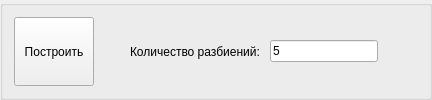
             <widget class="QGroupBox" name="groupBox_6">
              <property name="sizePolicy">
               <sizepolicy hsizetype="Preferred" vsizetype="Fixed">
                <horstretch>0</horstretch>
                <verstretch>0</verstretch>
               </sizepolicy>
              </property>
              <property name="minimumSize">
               <size>
                <width>0</width>
                <height>80</height>
               </size>
              </property>
              <property name="title">
               <string/>
              </property>
              <layout class="QGridLayout" name="gridLayout_13">
               <item row="0" column="2">
                <widget class="QLabel" name="label_2">
                 <property name="text">
                  <string>Количество разбиений: </string>
                 </property>
                </widget>
               </item>
               <item row="0" column="0">
                <widget class="QPushButton" name="startMainTask">
                 <property name="sizePolicy">
                  <sizepolicy hsizetype="Expanding" vsizetype="Expanding">
                   <horstretch>0</horstretch>
                   <verstretch>0</verstretch>
                  </sizepolicy>
                 </property>
                 <property name="text">
                  <string>Построить</string>
                 </property>
                </widget>
               </item>
               <item row="0" column="3">
                <widget class="QLineEdit" name="numberMain">
                 <property name="text">
                  <string>5</string>
                 </property>
                </widget>
               </item>
               <item row="0" column="1">
                <spacer name="horizontalSpacer_7">
                 <property name="orientation">
                  <enum>Qt::Horizontal</enum>
                 </property>
                 <property name="sizeHint" stdset="0">
                  <size>
                   <width>30</width>
                   <height>20</height>
                  </size>
                 </property>
                </spacer>
               </item>
               <item row="0" column="4">
                <spacer name="horizontalSpacer_8">
                 <property name="orientation">
                  <enum>Qt::Horizontal</enum>
                 </property>
                 <property name="sizeHint" stdset="0">
                  <size>
                   <width>40</width>
                   <height>20</height>
                  </size>
                 </property>
                </spacer>
               </item>
              </layout>
             </widget>
